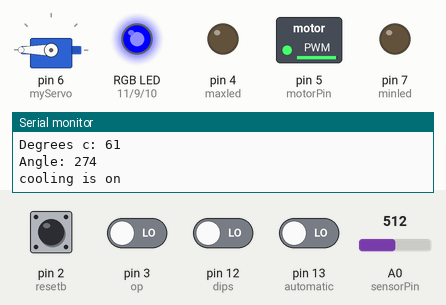
Recording of a sketch running on a simulated Arduino Uno, built with avr-gcc and run on an emulated ATmega328P. Shown: servo, switched loads named in the sketch (green lamp = pin HIGH), an RGB LED mixed from three pins (HIGH = lit), output pins drawn as LEDs (lit = HIGH), the last lines printed to the serial monitor. Inputs (shaded band) come from the test bench; at power-on: pin 2 (resetb), pin 3 (op), pin 12 (dips), pin 13 (automatic) LOW, A0 (sensorPin) = 512.

Above: at 2.8 s.
2.9 s: A0 (sensorPin) set to 251
At 4.8 s:
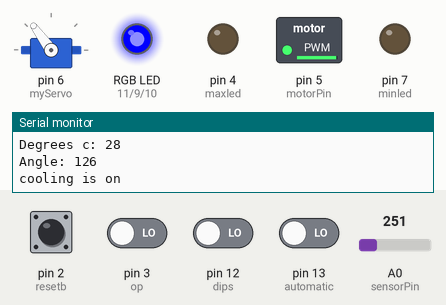
5.5 s: A0 (sensorPin) set to 221
At 6.8 s:
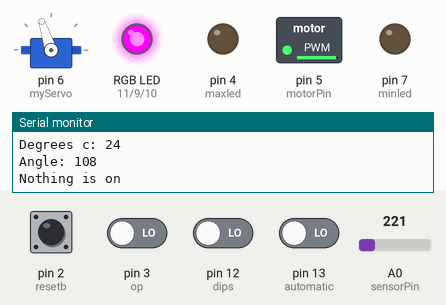
8.0 s: pin 2 (resetb) pulled HIGH for 1.2 s
At 9.9 s:
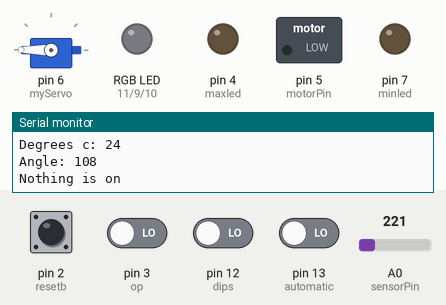
13.0 s: pin 3 (op) driven HIGH
At 13.4 s:
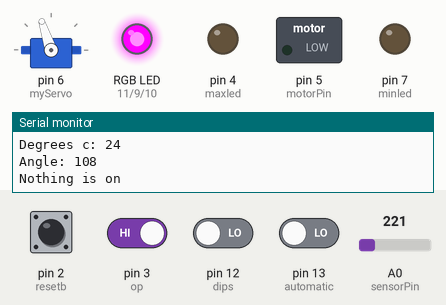
15.0 s: A0 (sensorPin) set to 201
At 16.3 s:
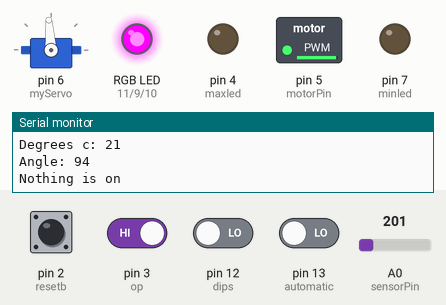
17.0 s: A0 (sensorPin) set to 176
At 18.3 s:
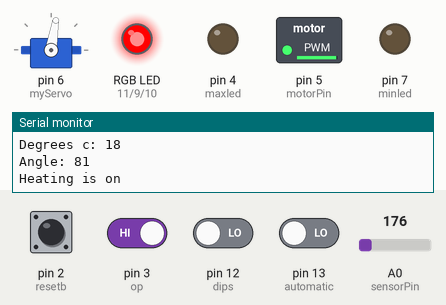
Timing chart, 0 to 20.0 s (numbered marks = the images above; inputs shaded):
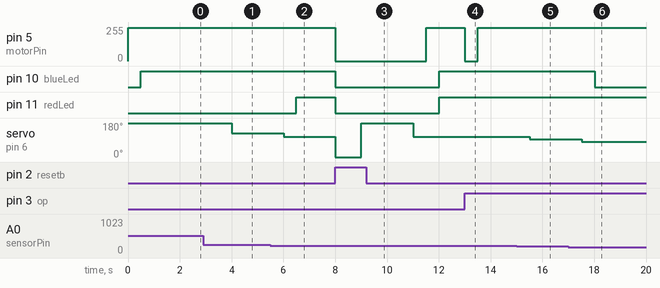

Measured:
- the behaviour switches between 234 and 233 on A0 (sensorPin) (found by bisection; images 1 and 2)
- the behaviour switches between 187 and 186 on A0 (sensorPin) (found by bisection; images 5 and 6)
- after the input at 2.9 s, servo on pin 6 (myServo): 180° → 126° after 1.1 s
- after the input at 5.5 s, pin 11 (redLed): LOW → HIGH after 1.0 s; servo on pin 6 (myServo): 126° → 108° after 0.50 s
- after the input at 8.0 s, pin 5 (motorPin): 250/255 → 0/255 at once, → 250/255 3.5 s later; pin 10 (blueLed), pin 11 (redLed): HIGH → LOW at once, → HIGH 4.0 s later; servo on pin 6 (myServo): 108° → 0° at once, → 180° 1.0 s later, → 108° 2.0 s later
- after the input at 13.0 s, pin 5 (motorPin): 250/255 → 0/255 at once, → 250/255 0.51 s later
- after the input at 15.0 s, servo on pin 6 (myServo): 108° → 94° after 0.51 s
- after the input at 17.0 s, pin 10 (blueLed): HIGH → LOW after 1.0 s; servo on pin 6 (myServo): 94° → 81° after 0.51 s

The sketch:

Advanced_Thermometer_Summative_-_Gurpreet_Singh.ino
```cpp
#include <Servo.h>
Servo myServo;         //servo motor library
int angle;            //Angle of the servo motor

// Variables for mottor pin
const int motorPin = 5;   //Motor pin (5)
int motorspeed = 0;       //Motor speed


// Variables for temprature Sensor
const int sensorPin = A0; //Sensor Pin (A0)
int sensorVal = 0;        //Stores the sensor value
float voltage = 0;      //Stores current voltage
float temprature = 0;   //Stores current temperature on the sensor

// Variables for Max & Min led
int maxled = 4;           // Orange LED
int minled = 7;           // White LED

// Variables for RGB led
const int greenLed = 9;   //Stores RGB pin for Green
const int redLed = 11;    //Stores RGB pin for Red
const int blueLed = 10;   //Stores RGB pin for Blue
int redVal = 0;           //Stores the RGB colour code for Red
int greenVal = 0;         //Stores the RGB colour code for Green
int blueVal = 0;          //Stores the RGB colour code for Blue

// variables for reset button
const int resetb = 2;     //Stores reset Pin
boolean state = false;    //Stores the state of the reset push-button

//for OP amp
int op = 3;         //Stores the pin of 741 Operational Amplifier (3)

//for automatic
int automatic = 13;     //Stores the pin of Terminal 1 of the Mode slide-switch (13)
int autoState = 0;      //Stores the state value of the termainal 1 of the Mode slide-switch

//For manual
int dips = 12;        //Stores the pin of Fan DIP switch
int dipState = 0;         //Stores the state value of the Fan DIP switch

//initialize variables, pin modes and other libarires & functions
void setup() {
  Serial.begin(9600);
  myServo.attach(6);
  pinMode(minled, OUTPUT);
  pinMode(maxled, OUTPUT);
  pinMode(redLed, OUTPUT);
  pinMode(greenLed, OUTPUT);
  pinMode(blueLed, OUTPUT);
  pinMode(motorPin, OUTPUT);
  pinMode(resetb, INPUT);
  pinMode(automatic, INPUT);
  pinMode(dips, INPUT);
  attachInterrupt(digitalPinToInterrupt(op), turnOn, RISING);
  attachInterrupt(digitalPinToInterrupt(resetb), reset, RISING);
}

//Interupts everytime the reset button is pressed turning off all the LED's & RGB's and rotating the servo motor.
void reset () {
  state = true;
  off ();
  analogWrite(motorPin, 0);
}

//Turns OFF all the LED's and RGB's
void off () {
  digitalWrite(minled, LOW);
  digitalWrite(maxled, LOW);
  digitalWrite(redLed, LOW);
  digitalWrite(greenLed, LOW);
  digitalWrite(blueLed, LOW);
}

//Calculates the voltage and temperature values
void turnOn() {
  int sensorVal = analogRead(sensorPin);
  voltage = (sensorVal / 1024.0) * 5.0;//Converting ACD to voltage
  temprature = map(((voltage - 0.5) * 100), -40, 125, -1, 42);//converting voltage to temprature in degrees
  motor(temprature);
}

//Turns the servo motor at a specific angles based on the sensor value.
void tempratureSensor(int temprature, int voltage ) {
  angle = map(temprature, 0, 40, 0, 180);
  myServo.write(angle);//Moving the servo motor

  //Outputs general information on the Serial Monitor
  Serial.print("Voltage: ");
  Serial.print(voltage);
  Serial.print("\n");

  Serial.print("Degrees c: ");
  Serial.print(temprature);
  Serial.print("\n");

  Serial.print("Angle: ");
  Serial.print(angle);
  Serial.println("\n");

  delay(500);
}

//Turns on the Max (40°C) and Min LED(0°C)
void MinMax(int temp) {
  if (temp == 0) {
    digitalWrite(minled, HIGH);
    digitalWrite(maxled, LOW);
  } else if (temp == 40) {
    digitalWrite(maxled, HIGH);
    digitalWrite(minled, LOW);
  } else {
    digitalWrite(maxled, LOW);
    digitalWrite(minled, LOW);
  }
}

//Turns on the RGB colour for a specific temperature (Red - 0°C-20°C, Pink - 20°C-25°C and Blue 25°C-40°C)
void RGB_color(int redVal, int greenVal, int blueVal)
{
  analogWrite(redLed, redVal);
  analogWrite(greenLed, greenVal);
  analogWrite(blueLed, blueVal);
}

//Runs the motor everytime the temprature sensor goes above 25°C
void motor(int temp) {
  if (temp > 25) {
    motorspeed = map(temp, 25, 41, 0, 250);
    analogWrite(motorPin, motorspeed);
  }
  else {
    analogWrite(motorPin, 0);
  }
}

//Main loop for the circuit. Runs only when the mode is AUTO
void loop() {
  if (state == true) {            //Checks if the MODE Slide-switch state is high
    off();
    analogWrite(motorPin, 0);
    myServo.write(0);
    delay(1000);
    myServo.write(180);
    delay(1000);
    state = false;
    delay(1000);
    tempratureSensor(temprature, voltage);
  }
  if (digitalRead(automatic) == HIGH) {
    autoState = HIGH;
    sensorVal = analogRead(sensorPin);
    voltage = (sensorVal / 1024.0) * 5.0;        //Converting ACD to voltage
    temprature = map(((voltage - 0.5) * 100), -40, 125, -1, 42);//converting voltage to temprature in degrees
    tempratureSensor(temprature, voltage);
    MinMax(temprature);

    if (temprature < 20) {
      RGB_color(255, 0, 0); // Red
      Serial.println("Heating is on");
      MinMax(temprature);
      analogWrite(motorPin, 0);
      delay(1000);
    } else if (temprature > 25) {
      RGB_color(0, 0, 255); // Blue
      Serial.println("cooling is on");
      MinMax(temprature);
      motor(temprature);
      delay(1000);
    } else {
      RGB_color(255, 0, 255); // Magenta
      analogWrite(motorPin, 0);
      Serial.println("Nothing is on");
    }
    delay(500);
  }else {
    autoState = LOW;
  }

  if (autoState == LOW) {       //Runs if mode is MANUAL
    dipState = digitalRead(dips);
    if (dipState == HIGH) {
      analogWrite(motorPin, 0);
    } else {
      analogWrite(motorPin, 250);
    }
    sensorVal = analogRead(sensorPin);
    voltage = (sensorVal / 1024.0) * 5.0;        //Converting ACD to voltage
    temprature = map(((voltage - 0.5) * 100), -40, 125, -1, 42);//converting voltage to temprature in degrees
    tempratureSensor(temprature, voltage);
    MinMax(temprature);

    if (temprature < 20) {
      RGB_color(255, 0, 0); // Red
      Serial.println("Heating is on");
      MinMax(temprature);
      delay(1000);
    } else if (temprature > 25) {
      RGB_color(0, 0, 255); // Blue
      Serial.println("cooling is on");
      MinMax(temprature);
      delay(1000);
    } else {
      RGB_color(255, 0, 255); // Magenta
      Serial.println("Nothing is on");
    }
    delay(500);
    dipState = digitalRead(dips);
    if (dipState == HIGH) {
      analogWrite(motorPin, 0);
    } else {
      analogWrite(motorPin, 250);
    }
  }


}
```
